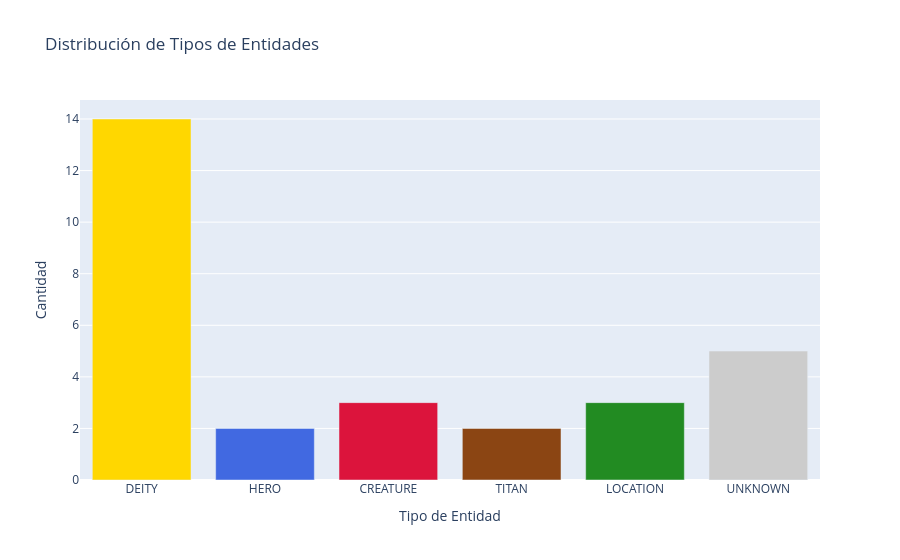

The code cell stored with this chart in its notebook:
### Code cell
# Distribución de tipos de entidades
entity_types_count = {}
for node, data in G.nodes(data=True):
    etype = data.get('entity_type', 'UNKNOWN')
    entity_types_count[etype] = entity_types_count.get(etype, 0) + 1

# Gráfico de barras
fig = px.bar(
    x=list(entity_types_count.keys()),
    y=list(entity_types_count.values()),
    color=list(entity_types_count.keys()),
    color_discrete_map={k: get_node_color(k) for k in entity_types_count.keys()},
    title="Distribución de Tipos de Entidades",
    labels={"x": "Tipo de Entidad", "y": "Cantidad"}
)
fig.update_layout(showlegend=False)
fig.show()

### Figure 1 — Plotly figure (JSON) as saved in the notebook; plotly's stock layout.template omitted (floating-point values rounded to 4 significant figures)
{"data": [{"alignmentgroup": "True", "hovertemplate": "color=DEITY<br>Tipo de Entidad=%{x}<br>Cantidad=%{y}<extra></extra>", "legendgroup": "DEITY", "marker": {"color": "#FFD700", "pattern": {"shape": ""}}, "name": "DEITY", "offsetgroup": "DEITY", "orientation": "v", "showlegend": true, "textposition": "auto", "type": "bar", "x": ["DEITY"], "xaxis": "x", "y": [14], "yaxis": "y"}, {"alignmentgroup": "True", "hovertemplate": "color=HERO<br>Tipo de Entidad=%{x}<br>Cantidad=%{y}<extra></extra>", "legendgroup": "HERO", "marker": {"color": "#4169E1", "pattern": {"shape": ""}}, "name": "HERO", "offsetgroup": "HERO", "orientation": "v", "showlegend": true, "textposition": "auto", "type": "bar", "x": ["HERO"], "xaxis": "x", "y": [2], "yaxis": "y"}, {"alignmentgroup": "True", "hovertemplate": "color=CREATURE<br>Tipo de Entidad=%{x}<br>Cantidad=%{y}<extra></extra>", "legendgroup": "CREATURE", "marker": {"color": "#DC143C", "pattern": {"shape": ""}}, "name": "CREATURE", "offsetgroup": "CREATURE", "orientation": "v", "showlegend": true, "textposition": "auto", "type": "bar", "x": ["CREATURE"], "xaxis": "x", "y": [3], "yaxis": "y"}, {"alignmentgroup": "True", "hovertemplate": "color=TITAN<br>Tipo de Entidad=%{x}<br>Cantidad=%{y}<extra></extra>", "legendgroup": "TITAN", "marker": {"color": "#8B4513", "pattern": {"shape": ""}}, "name": "TITAN", "offsetgroup": "TITAN", "orientation": "v", "showlegend": true, "textposition": "auto", "type": "bar", "x": ["TITAN"], "xaxis": "x", "y": [2], "yaxis": "y"}, {"alignmentgroup": "True", "hovertemplate": "color=LOCATION<br>Tipo de Entidad=%{x}<br>Cantidad=%{y}<extra></extra>", "legendgroup": "LOCATION", "marker": {"color": "#228B22", "pattern": {"shape": ""}}, "name": "LOCATION", "offsetgroup": "LOCATION", "orientation": "v", "showlegend": true, "textposition": "auto", "type": "bar", "x": ["LOCATION"], "xaxis": "x", "y": [3], "yaxis": "y"}, {"alignmentgroup": "True", "hovertemplate": "color=UNKNOWN<br>Tipo de Entidad=%{x}<br>Cantidad=%{y}<extra></extra>", "legendgroup": "UNKNOWN", "marker": {"color": "#CCCCCC", "pattern": {"shape": ""}}, "name": "UNKNOWN", "offsetgroup": "UNKNOWN", "orientation": "v", "showlegend": true, "textposition": "auto", "type": "bar", "x": ["UNKNOWN"], "xaxis": "x", "y": [5], "yaxis": "y"}], "layout": {"barmode": "relative", "legend": {"title": {"text": "color"}, "tracegroupgap": 0}, "showlegend": false, "title": {"text": "Distribución de Tipos de Entidades"}, "xaxis": {"anchor": "y", "domain": [0, 1], "title": {"text": "Tipo de Entidad"}}, "yaxis": {"anchor": "x", "domain": [0, 1], "title": {"text": "Cantidad"}}}}
